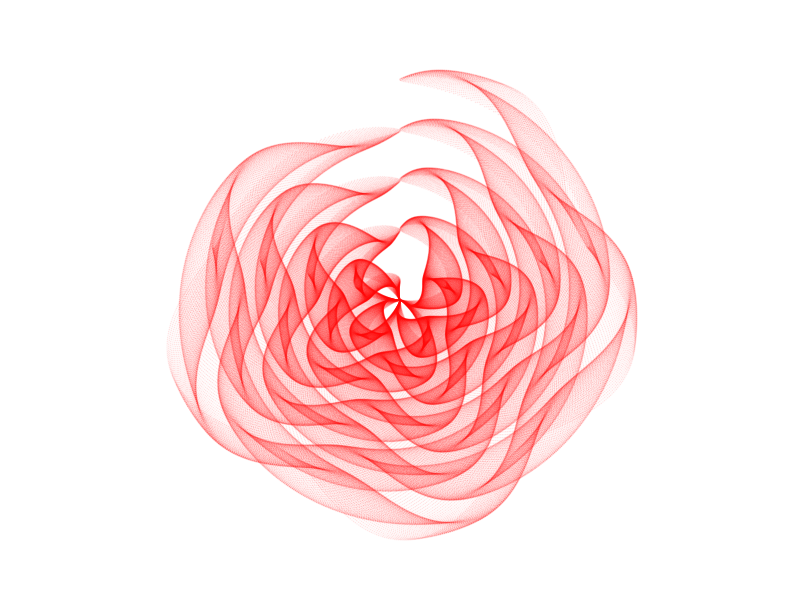
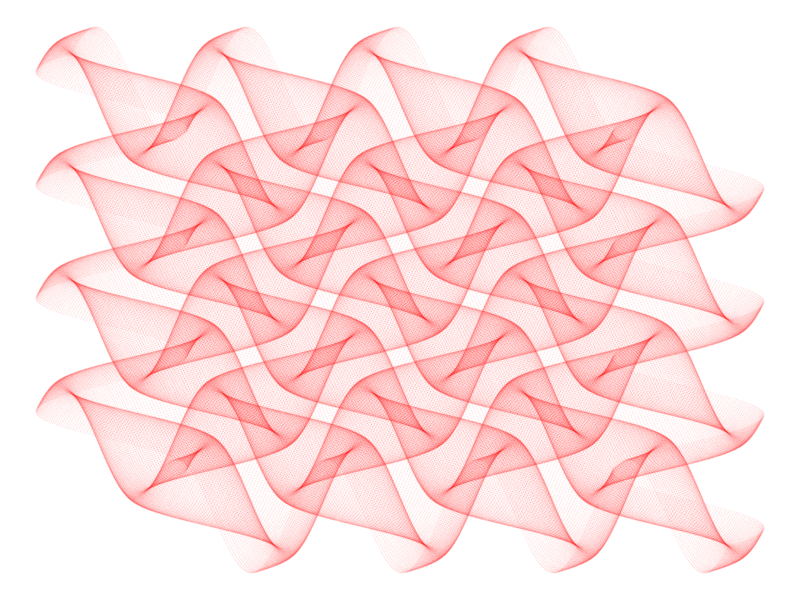
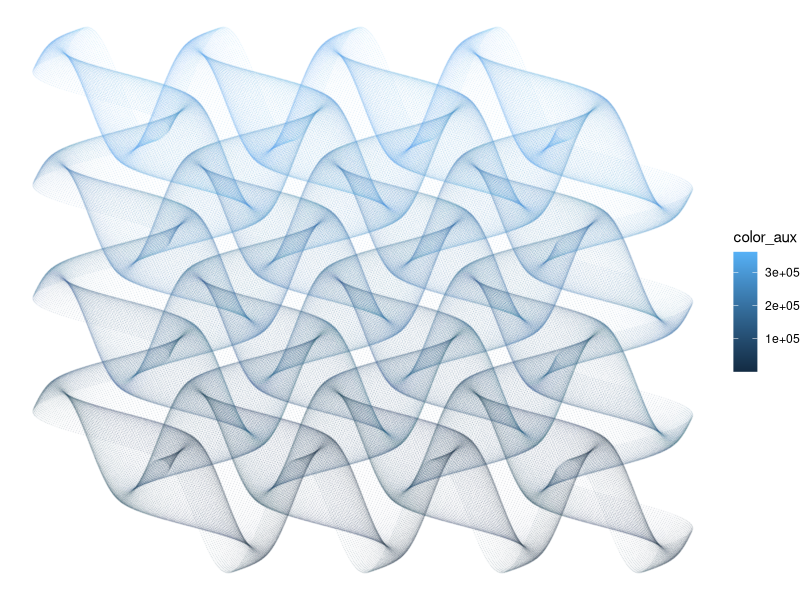
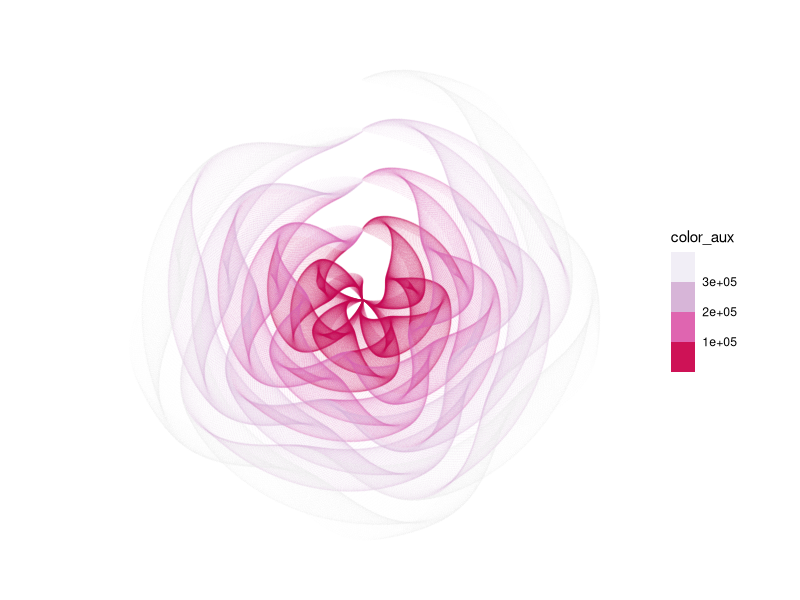
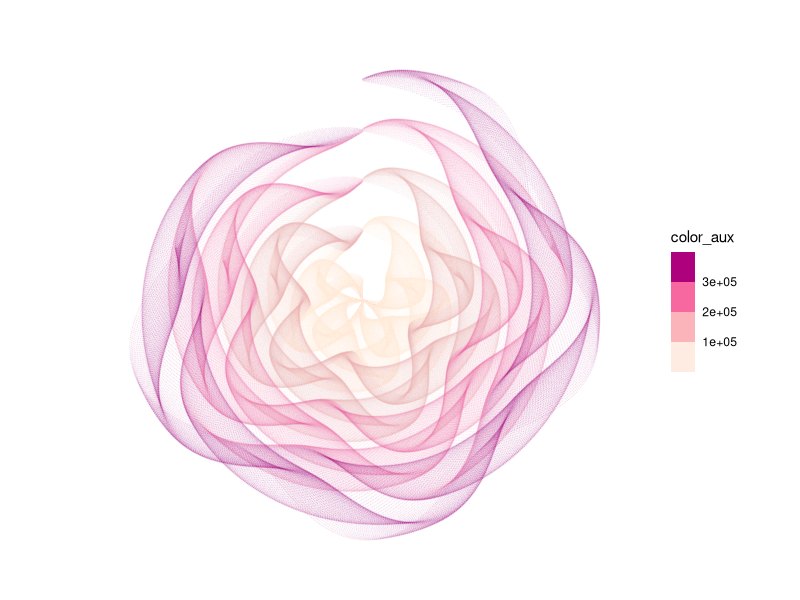
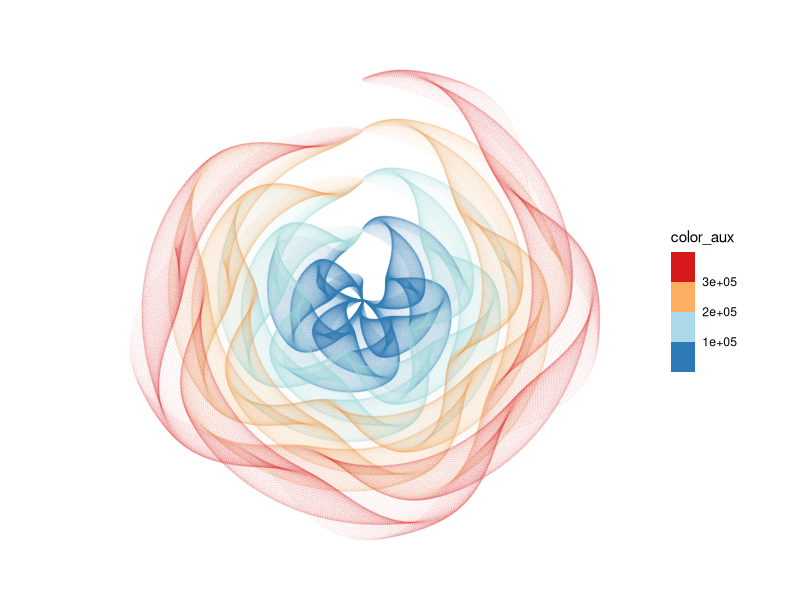
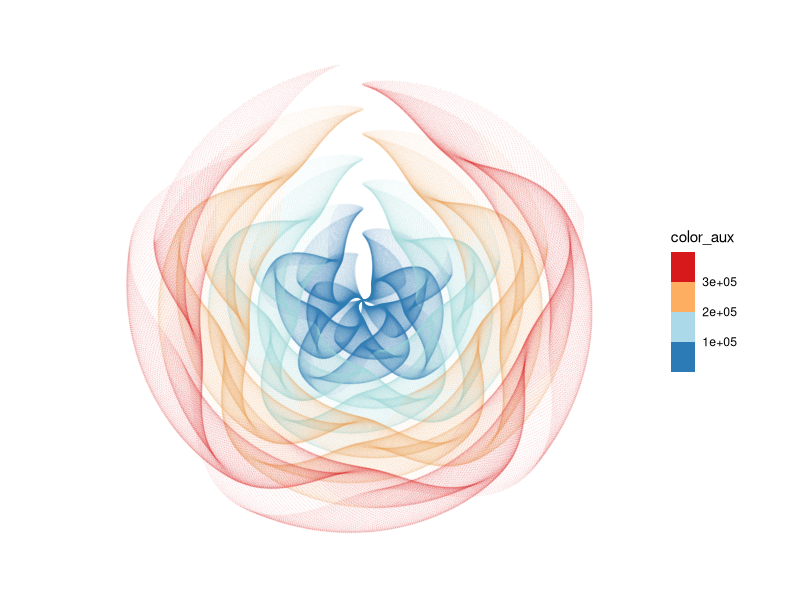
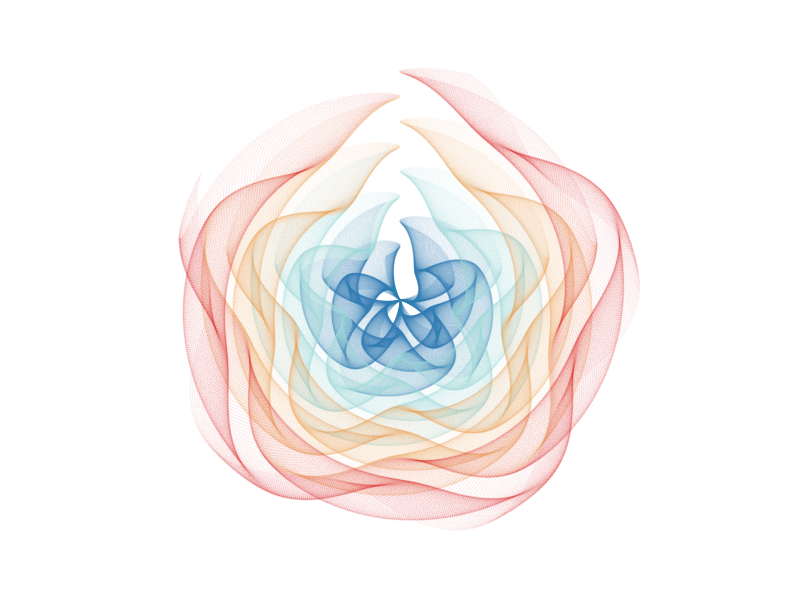

These charts were generated, in order, by the following R code:
library(tidyverse)
seq(-12, 12, by = 0.04) %>%
  expand.grid(x=., y=.) %>%
  ggplot(aes(x=(x+pi*sin(y)), y=(y+pi*sin(x)))) +
  geom_point(alpha=.05, 
             shape=20, 
             color="red",
             size=0)+theme_void()+
  coord_polar()

# no polar
seq(-12, 12, by = 0.04) %>%
  expand.grid(x=., y=.) %>%
  ggplot(aes(x=(x+pi*sin(y)), y=(y+pi*sin(x)))) +
  geom_point(alpha=.05, 
             shape=20, 
             color="red",
             size=0)+
  theme_void()

# cambio de color
seq(-12, 12, by = 0.04) %>%
  expand.grid(x=., y=.) %>%
  mutate(color_aux = row_number()) %>% 
  ggplot(aes(x=(x+pi*sin(y)), y=(y+pi*sin(x)))) +
  geom_point(aes(color = color_aux), 
             alpha=.05, 
             shape=20, 
             size=0)+
  theme_void()


# cambio de color y polar
seq(-12, 12, by = 0.04) %>%
  expand.grid(x=., y=.) %>%
  mutate(color_aux = row_number()) %>% 
  ggplot(aes(x=(x+pi*sin(y)), y=(y+pi*sin(x)))) +
  geom_point(aes(color = color_aux), 
             alpha=.05, 
             shape=20, 
             size=0)+
  theme_void() + 
  coord_polar() + 
  scale_color_fermenter(palette = "PuRd")

# invertido el color
seq(-12, 12, by = 0.04) %>%
  expand.grid(x=., y=.) %>%
  mutate(color_aux = row_number()) %>% 
  ggplot(aes(x=(x+pi*sin(y)), y=(y+pi*sin(x)))) +
  geom_point(aes(color = color_aux), 
             alpha=.05, 
             shape=20, 
             size=0)+
  theme_void() + 
  coord_polar() + 
  scale_color_fermenter(palette = "RdPu", direction = 1)

# nueva paleta
seq(-12, 12, by = 0.04) %>%
  expand.grid(x=., y=.) %>%
  mutate(color_aux = row_number()) %>% 
  ggplot(aes(x=(x+pi*sin(y)), y=(y+pi*sin(x)))) +
  geom_point(aes(color = color_aux), 
             alpha=.05, 
             shape=20, 
             size=0)+
  theme_void() + 
  coord_polar() + 
  scale_color_fermenter(palette = "RdYlBu")

# cosenos
seq(-12, 12, by = 0.04) %>%
  expand.grid(x=., y=.) %>%
  mutate(color_aux = row_number()) %>% 
  ggplot(aes(x=(x+pi*cos(y)), y=(y+pi*cos(x)))) +
  geom_point(aes(color = color_aux), 
             alpha=.05, 
             shape=20, 
             size=0)+
  theme_void() + 
  coord_polar() + 
  scale_color_fermenter(palette = "RdYlBu")

# senos y cosenos
seq(-12, 12, by = 0.04) %>%
  expand.grid(x=., y=.) %>%
  mutate(color_aux = row_number()) %>% 
  ggplot(aes(x=(x+pi*sin(y)), y=(y+pi*cos(x)))) +
  geom_point(aes(color = color_aux), 
             alpha=.05, 
             shape=20, 
             size=0)+
  theme_void() +
  theme(legend.position = "none") + 
  coord_polar() + 
  scale_color_fermenter(palette = "RdYlBu")

# senos y cosenos
seq(-12, 12, by = 0.04) %>%
  expand.grid(x=., y=.) %>%
  mutate(color_aux = row_number()) %>% 
  ggplot(aes(x=(y+pi*sin(x)), y=(x+pi*cos(y)))) +
  geom_point(aes(color = color_aux), 
             alpha=.05, 
             shape=20, 
             size=0)+
  theme_void() +
  theme(legend.position = "none") + 
  coord_polar() + 
  scale_color_fermenter(palette = "Reds")

